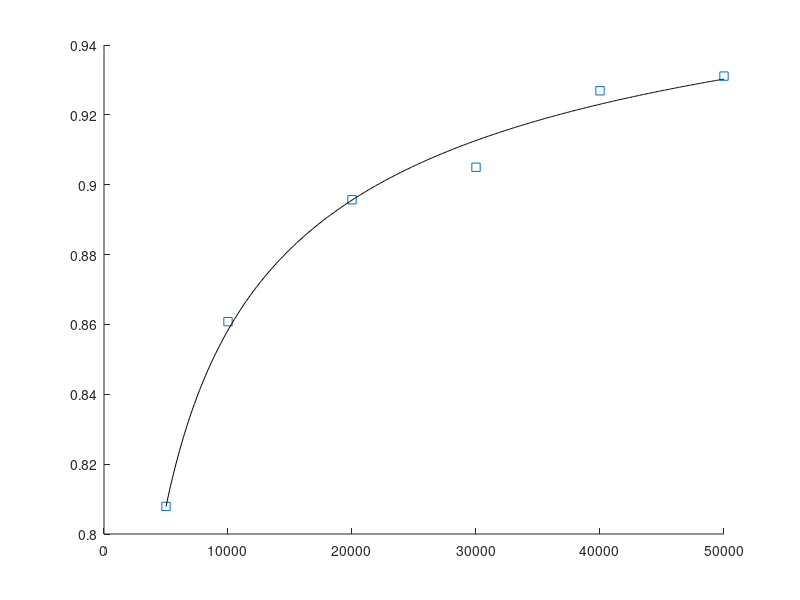

MATLAB code for this plot:
xin = [5000, 10000, 20000, 30000, 40000, 50000];
yout = [
1-0.1921  
1-0.1392
1-0.1043
1-0.0950
1-0.0731
1-0.0689
]

% Plot the data
hold on;
plot(xin,yout,'square');

a_vec =0:0.01:10; % searching values for nu
b_vec =0:0.01:1; % searching values for tau

% Compute the MSEs
MSE=zeros(length(a_vec),length(b_vec));
for i=1:length(a_vec)
    for j=1:length(b_vec)
        a=a_vec(i);
        b=b_vec(j);
        F1=@(x) 1-a*x^(-b);
        for l=1:length(xin)
            MSE(i,j)=MSE(i,j)+abs(F1(xin(l))-yout(l))^2; % MSE with the unit of powers being dBm
        end
    end
end

% Find the minimum MSE and the corresponding index
index=find(MSE==min(min(MSE)));
[i1,j1] = ind2sub([length(a_vec),length(b_vec)],index);
a=a_vec(i1);
b=b_vec(j1);
F=@(x) 1-a*x^(-b);

% Plot the model
xin_s=[5000:100:50000];
yout_s=zeros(length(xin_s),1);
for i=1:length(xin_s)
    yout_s(i)=F(xin_s(i));
end

plot(xin_s,yout_s,'-k');
save('resnet.mat');



